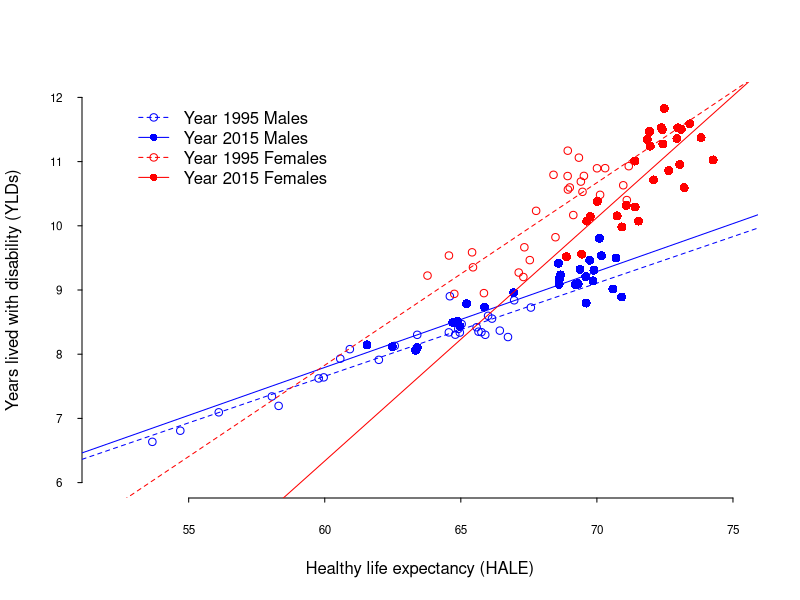

Generate this figure with R:
# Expansion of morbidity
#Years lived with disability (YLDs)
# Years of life lived with any short-term or long-term health loss.

# Healthy life expectancy, or health-adjusted life expectancy (HALE)
#The number of years that a person at a given age can expect to live in good health, 
# taking into account mortality and disability.

# Raw Data
setwd("~/Desktop/YLD_EU28_1995-2015/R Preliminary")
HALE.raw.data <- read.csv("./IHME-GBD_2015_DATA-7c514cb9-1/IHME-GBD_2015_DATA-7c514cb9-1.csv")
LE.raw.data <- read.csv("./IHME-GBD_2015_DATA-b8689aa2-1/IHME-GBD_2015_DATA-b8689aa2-1.csv")

head(LE.raw.data)
head(HALE.raw.data)

# Tidy Data
library(data.table)

attach(LE.raw.data)
attach(HALE.raw.data)

DT.LE <- data.table(LE.raw.data)
DT.HALE <- data.table(HALE.raw.data)

tables()

######################################################

# Tidy Data 

data.LE.1995.male <- DT.LE[DT.LE$year == "1995" & DT.LE$sex == "Male", ]
data.HALE.1995.male <- DT.HALE[DT.HALE$year == "1995" & DT.HALE$sex == "Male", ]
data.YLD.1995.male <- data.LE.1995.male$val - data.HALE.1995.male$val

data.LE.1995.male.italy <- DT.LE[DT.LE$year == "1995" & DT.LE$sex == "Male" & DT.LE$location == "Italy", ]
data.HALE.1995.male.italy <- DT.HALE[DT.HALE$year == "1995" & DT.HALE$sex == "Male" & DT.LE$location == "Italy", ]
data.YLD.1995.male.italy <- data.LE.1995.male.italy$val - data.HALE.1995.male.italy$val

data.LE.2015.male <- DT.LE[DT.LE$year == "2015" & DT.LE$sex == "Male", ]
data.HALE.2015.male <- DT.HALE[DT.HALE$year == "2015" & DT.HALE$sex == "Male", ]
data.YLD.2015.male <- data.LE.2015.male$val - data.HALE.2015.male$val

data.LE.2015.male.italy <- DT.LE[DT.LE$year == "2015" & DT.LE$sex == "Male" & DT.LE$location == "Italy", ]
data.HALE.2015.male.italy <- DT.HALE[DT.HALE$year == "2015" & DT.HALE$sex == "Male" & DT.LE$location == "Italy", ]
data.YLD.2015.male.italy <- data.LE.2015.male.italy$val - data.HALE.2015.male.italy$val


data.LE.1995.female <- DT.LE[DT.LE$year == "1995" & DT.LE$sex == "Female", ]
data.HALE.1995.female <- DT.HALE[DT.HALE$year == "1995" & DT.HALE$sex == "Female", ]
data.YLD.1995.female <- data.LE.1995.female$val - data.HALE.1995.female$val

data.LE.1995.female.italy <- DT.LE[DT.LE$year == "1995" & DT.LE$sex == "Female" & DT.LE$location == "Italy", ]
data.HALE.1995.female.italy <- DT.HALE[DT.HALE$year == "1995" & DT.HALE$sex == "Female" & DT.LE$location == "Italy", ]
data.YLD.1995.female.italy <- data.LE.1995.female.italy$val - data.HALE.1995.female.italy$val

data.LE.2015.female <- DT.LE[DT.LE$year == "2015" & DT.LE$sex == "Female", ]
data.HALE.2015.female <- DT.HALE[DT.HALE$year == "2015" & DT.HALE$sex == "Female", ]
data.YLD.2015.female <- data.LE.2015.female$val - data.HALE.2015.female$val

data.LE.2015.female.italy <- DT.LE[DT.LE$year == "2015" & DT.LE$sex == "Female" & DT.LE$location == "Italy", ]
data.HALE.2015.female.italy <- DT.HALE[DT.HALE$year == "2015" & DT.HALE$sex == "Female" & DT.LE$location == "Italy", ]
data.YLD.2015.female.italy <- data.LE.2015.female.italy$val - data.HALE.2015.female.italy$val


######################################################

# Preliminary Point Estimates

min.HALE.1995.male <- round(min(data.HALE.1995.male$val), 1)
max.HALE.1995.male <- round(max(data.HALE.1995.male$val), 1)
median.HALE.1995.male <- round(median(data.HALE.1995.male$val),1)
mad.HALE.1995.male <- round(mad(data.HALE.1995.male$val), 1)

min.YLD.1995.male <- round(min(data.YLD.1995.male), 1)
max.YLD.1995.male <- round(max(data.YLD.1995.male), 1)
median.YLD.1995.male <- round(median(data.YLD.1995.male),1)
mad.YLD.1995.male <- round(mad(data.YLD.1995.male), 1)

min.HALE.2015.male <- round(min(data.HALE.2015.male$val), 1)
max.HALE.2015.male <- round(max(data.HALE.2015.male$val), 1)
median.HALE.2015.male <- round(median(data.HALE.2015.male$val),1)
mad.HALE.2015.male <- round(mad(data.HALE.2015.male$val), 1)

min.YLD.2015.male <- round(min(data.YLD.2015.male), 1)
max.YLD.2015.male <- round(max(data.YLD.2015.male), 1)
median.YLD.2015.male <- round(median(data.YLD.2015.male),1)
mad.YLD.2015.male <- round(mad(data.YLD.2015.male), 1)


min.HALE.1995.female <- round(min(data.HALE.1995.female$val), 1)
max.HALE.1995.female <- round(max(data.HALE.1995.female$val), 1)
median.HALE.1995.female <- round(median(data.HALE.1995.female$val),1)
mad.HALE.1995.female <- round(mad(data.HALE.1995.female$val), 1)

min.YLD.1995.female <- round(min(data.YLD.1995.female), 1)
max.YLD.1995.female <- round(max(data.YLD.1995.female), 1)
median.YLD.1995.female <- round(median(data.YLD.1995.female),1)
mad.YLD.1995.female <- round(mad(data.YLD.1995.female), 1)

min.HALE.2015.female <- round(min(data.HALE.2015.female$val), 1)
max.HALE.2015.female <- round(max(data.HALE.2015.female$val), 1)
median.HALE.2015.female <- round(median(data.HALE.2015.female$val),1)
mad.HALE.2015.female <- round(mad(data.HALE.2015.female$val), 1)

min.YLD.2015.female <- round(min(data.YLD.2015.female), 1)
max.YLD.2015.female <- round(max(data.YLD.2015.female), 1)
median.YLD.2015.female <- round(median(data.YLD.2015.female),1)
mad.YLD.2015.female <- round(mad(data.YLD.2015.female), 1)


#################################################

# Expansion of Morbidity

plot(data.HALE.1995.male$val, 
     data.YLD.1995.male, 
     col="blue",
     cex=1,
     pch=1,
     xlim = c(52,75), 
     ylim=c(6, 12), 
     axes=F,
     xlab="Healthy life expectancy (HALE)",
     ylab="Years lived with disability (YLDs)")

points(data.HALE.2015.male$val, 
       data.YLD.2015.male, 
       col="blue",
       cex=1.2,
       pch=16)


points(data.HALE.1995.female$val, 
       data.YLD.1995.female, 
       col="red",
       cex=1,
       pch=1)

points(data.HALE.2015.female$val, 
       data.YLD.2015.female, 
       col="red",
       cex=1.2,
       pch=16)


axis(1, col.axis="black", las=1, cex.axis=0.7, tck=-.01)
axis(2, col.axis="black", las=2, cex.axis=0.7, tck=-.01)

legend(53, 12,  
       c("Year 1995 Males","Year 2015 Males", "Year 1995 Females","Year 2015 Females"),
       pch=c(1,16,1,16),
       lty=c(2,1, 2,1),
       cex=c(1,1,1,1),
       col=c("blue", "blue", "red", "red"),
       bty = "n")


######################################################

# Accelerating expansion of morbidity

abline(lm(data.YLD.1995.male ~ data.HALE.1995.male$val), col="blue", lty=2)
abline(lm(data.YLD.2015.male ~ data.HALE.2015.male$val), col="blue", lty=1)

summary(lm(data.YLD.1995.male ~ data.HALE.1995.male$val))
confint(lm(data.YLD.1995.male ~ data.HALE.1995.male$val))

summary(lm(data.YLD.2015.male ~ data.HALE.2015.male$val))
confint(lm(data.YLD.2015.male ~ data.HALE.2015.male$val))


abline(lm(data.YLD.1995.female ~ data.HALE.1995.female$val), col="red", lty=2)
abline(lm(data.YLD.2015.female ~ data.HALE.2015.female$val), col="red", lty=1)

summary(lm(data.YLD.1995.female ~ data.HALE.1995.female$val))
confint(lm(data.YLD.1995.female ~ data.HALE.1995.female$val))

summary(lm(data.YLD.2015.female ~ data.HALE.2015.female$val))
confint(lm(data.YLD.2015.female ~ data.HALE.2015.female$val))


######################################################

# Healthy life expectancy and disability gap

(gap.HALE.1995.male <- round(max.HALE.1995.male - min.HALE.1995.male, 1))
(gap.HALE.2015.male <- round(max.HALE.2015.male - min.HALE.2015.male, 1))
gap.HALE.2015.male - gap.HALE.1995.male
((gap.HALE.2015.male - gap.HALE.1995.male) / gap.HALE.1995.male) * 100

(gap.YLD.1995.male <- round(max.YLD.1995.male - min.YLD.1995.male, 1))
(gap.YLD.2015.male <- round(max.YLD.2015.male - min.YLD.2015.male, 1))
((gap.YLD.2015.male - gap.YLD.1995.male) / gap.YLD.1995.male) * 100
gap.YLD.2015.male - gap.YLD.1995.male


(gap.HALE.1995.female <- round(max.HALE.1995.female - min.HALE.1995.female, 1))
(gap.HALE.2015.female <- round(max.HALE.2015.female - min.HALE.2015.female, 1))
gap.HALE.2015.female - gap.HALE.1995.female
((gap.HALE.2015.female - gap.HALE.1995.female) / gap.HALE.1995.female) * 100

(gap.YLD.1995.female <- round(max.YLD.1995.female - min.YLD.1995.female, 1))
(gap.YLD.2015.female <- round(max.YLD.2015.female - min.YLD.2015.female, 1))
((gap.YLD.2015.female - gap.YLD.1995.female) / gap.YLD.1995.female) * 100
gap.YLD.2015.female - gap.YLD.1995.female


